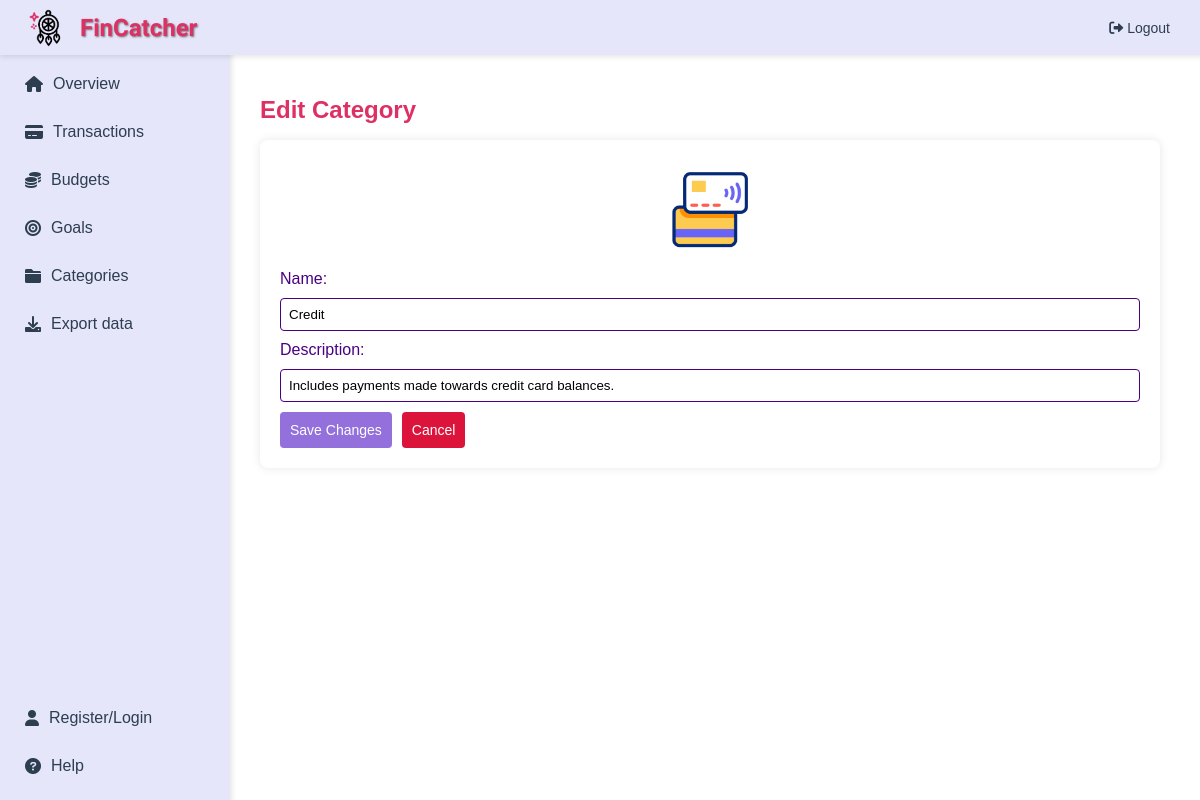
The page /categories/edit/16 (signed in) on the database its author committed.
### app/main/models.py (models this page shows)
class Categories(db.Model):
    id = db.Column(db.Integer, primary_key=True, unique=True, nullable=False)
    name = db.Column(db.String(50), nullable=False)
    description = db.Column(db.String(1000), nullable=True)
    user_id = db.Column(db.Integer, db.ForeignKey('user.user_id'), nullable=True)  # link to User
    budgets = db.relationship('Budgets', backref='category', lazy=True)
    goals = db.relationship('Goals', backref='category', lazy=True)
    __table_args__ = (UniqueConstraint('name', 'user_id', name='uix_name_user_id'),)

### app/categories/routes.py (the view, shortened to what this page needs)
@categories.route('/categories/edit/<int:id>', methods=['GET', 'POST'])
@login_required
def edit_category(id):
    category = Categories.query.get_or_404(id) # fetch the category to edit or return 404 if not found
    return render_template('edit_category.html', category=category, categories=Categories.query.all(),
                           category_icons=category_icons, category_gifs=category_gifs)

### app/main/models.py (called while the page is built)
@login_manager.user_loader
def load_user(user_id):
    return User.query.get(int(user_id))  # query the database to retrieve the user instance corresponding to the user_id

### app/categories/templates/edit_category.html (shortened to what this page needs)
{% extends "layout.html" %}
{% block content %}
<div style="padding: 20px;">
    <h1 style="color: #DE3163; font-size: 24px;">Edit Category</h1>
    <form action="{{ url_for('categories.edit_category', id=category.id) }}" method="POST" style="display: flex; flex-direction: column; gap: 10px; background-color: #ffffff; padding: 20px; border-radius: 8px; box-shadow: 0 0 10px rgba(0,0,0,0.1);">
        <img src="/{{ category_gifs[category.id if category.id <= 16 else 17] }}" alt="{{ category.id }} icon" style="width:100px; height:100px; display: block; margin-left: auto; margin-right: auto;">
        <label for="name" style="color: #4B0082;">Name:</label>
        <input type="text" step="0.01" id="name" name="name" value="{{ category.name }}" required style="padding: 8px; border: 1px solid #4B0082; border-radius: 4px;">
        <label for="description" style="color: #4B0082;">Description:</label>
        <input type="text" id="description" name="description" value="{{ category.description }}" style="padding: 8px; border: 1px solid #4B0082; border-radius: 4px;">
        <div style="display: flex; gap: 10px;">
            <button type="submit" style="background-color: #9370DB; color: white; padding: 10px; border: none; border-radius: 4px; cursor: pointer; font-size: 14px;">Save Changes</button>
            <button type="button" onclick="window.location.href='{{ url_for('categories.categories_page') }}'" style="background-color: #DC143C; color: white; padding: 10px; border: none; border-radius: 4px; cursor: pointer; font-size: 14px;">Cancel</button>
        </div>
    </form>
</div>
{% endblock %}

### app/main/templates/layout.html (style rules this page uses)
body { margin: 0; font-family: Arial, sans-serif; background-color: #ffffff; color: #2c3e50; }

### rows shown on the page
Categories: name "Credit", description "Includes payments made towards credit card balances."
